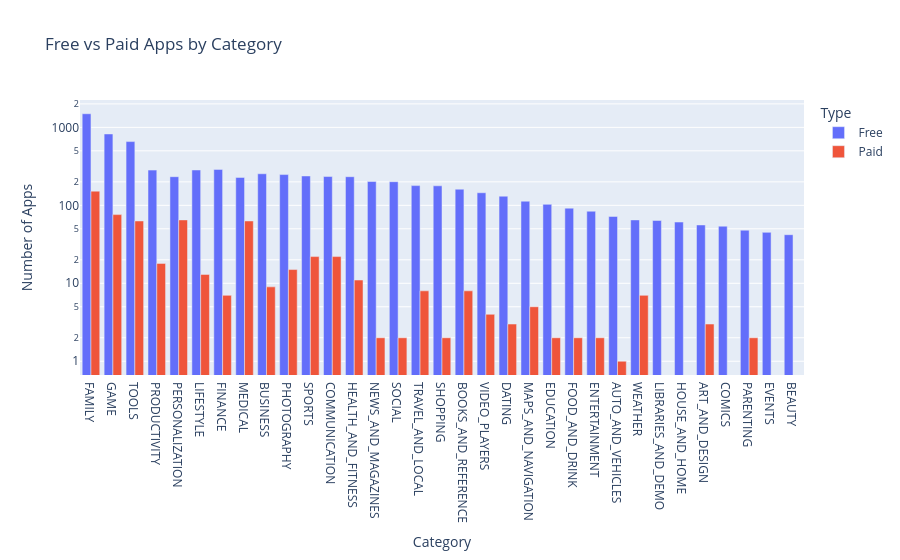

Source (notebook cell):
### Markdown cell above
## Step 12: Free vs paid apps per category

### Code cell
charts.free_vs_paid_bar(df).show()

### Figure 1 — Plotly figure (JSON) as saved in the notebook; plotly's stock layout.template omitted (floating-point values rounded to 4 significant figures)
{"data": [{"alignmentgroup": "True", "hovertemplate": "Type=Free<br>Category=%{x}<br>App=%{y}<extra></extra>", "legendgroup": "Free", "marker": {"color": "#636efa", "pattern": {"shape": ""}}, "name": "Free", "offsetgroup": "Free", "orientation": "v", "showlegend": true, "textposition": "auto", "type": "bar", "x": ["ART_AND_DESIGN", "AUTO_AND_VEHICLES", "BEAUTY", "BOOKS_AND_REFERENCE", "BUSINESS", "COMICS", "COMMUNICATION", "DATING", "EDUCATION", "ENTERTAINMENT", "EVENTS", "FAMILY", "FINANCE", "FOOD_AND_DRINK", "GAME", "HEALTH_AND_FITNESS", "HOUSE_AND_HOME", "LIBRARIES_AND_DEMO", "LIFESTYLE", "MAPS_AND_NAVIGATION", "MEDICAL", "NEWS_AND_MAGAZINES", "PARENTING", "PERSONALIZATION", "PHOTOGRAPHY", "PRODUCTIVITY", "SHOPPING", "SOCIAL", "SPORTS", "TOOLS", "TRAVEL_AND_LOCAL", "VIDEO_PLAYERS", "WEATHER"], "xaxis": "x", "y": [56, 72, 42, 161, 254, 54, 234, 131, 103, 84, 45, 1495, 289, 92, 823, 233, 61, 64, 284, 113, 228, 202, 48, 233, 248, 283, 178, 201, 238, 657, 179, 145, 65], "yaxis": "y"}, {"alignmentgroup": "True", "hovertemplate": "Type=Paid<br>Category=%{x}<br>App=%{y}<extra></extra>", "legendgroup": "Paid", "marker": {"color": "#EF553B", "pattern": {"shape": ""}}, "name": "Paid", "offsetgroup": "Paid", "orientation": "v", "showlegend": true, "textposition": "auto", "type": "bar", "x": ["ART_AND_DESIGN", "AUTO_AND_VEHICLES", "BOOKS_AND_REFERENCE", "BUSINESS", "COMMUNICATION", "DATING", "EDUCATION", "ENTERTAINMENT", "FAMILY", "FINANCE", "FOOD_AND_DRINK", "GAME", "HEALTH_AND_FITNESS", "LIFESTYLE", "MAPS_AND_NAVIGATION", "MEDICAL", "NEWS_AND_MAGAZINES", "PARENTING", "PERSONALIZATION", "PHOTOGRAPHY", "PRODUCTIVITY", "SHOPPING", "SOCIAL", "SPORTS", "TOOLS", "TRAVEL_AND_LOCAL", "VIDEO_PLAYERS", "WEATHER"], "xaxis": "x", "y": [3, 1, 8, 9, 22, 3, 2, 2, 152, 7, 2, 76, 11, 13, 5, 63, 2, 2, 65, 15, 18, 2, 2, 22, 63, 8, 4, 7], "yaxis": "y"}], "layout": {"barmode": "group", "legend": {"title": {"text": "Type"}, "tracegroupgap": 0}, "title": {"text": "Free vs Paid Apps by Category"}, "xaxis": {"anchor": "y", "categoryorder": "total descending", "domain": [0, 1], "title": {"text": "Category"}}, "yaxis": {"anchor": "x", "domain": [0, 1], "title": {"text": "Number of Apps"}, "type": "log"}}}
